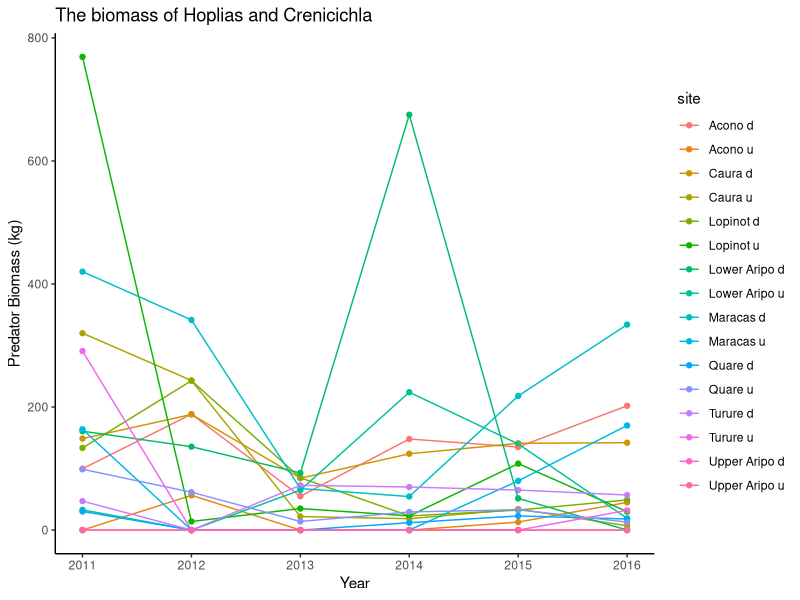
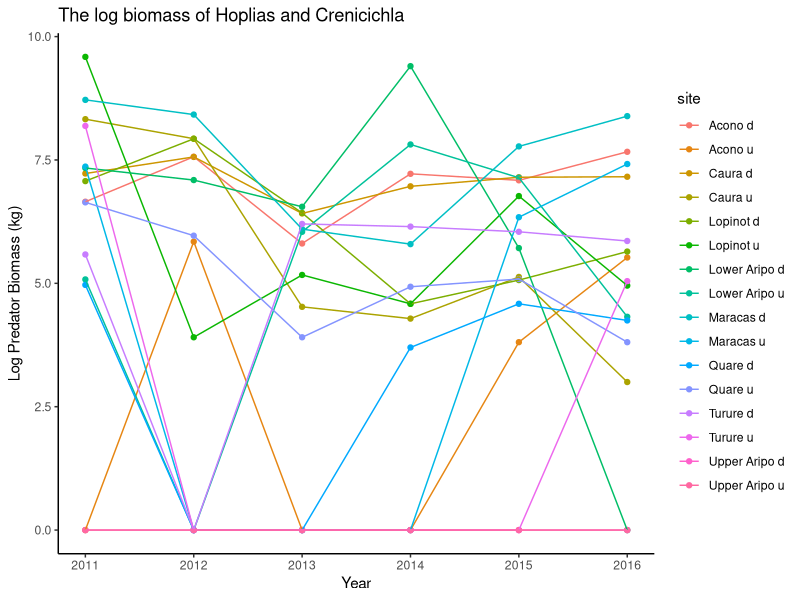
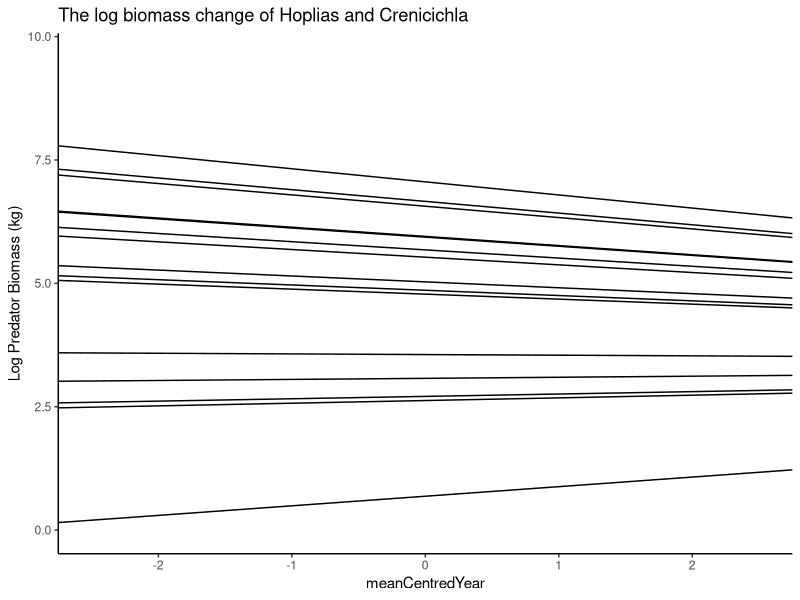
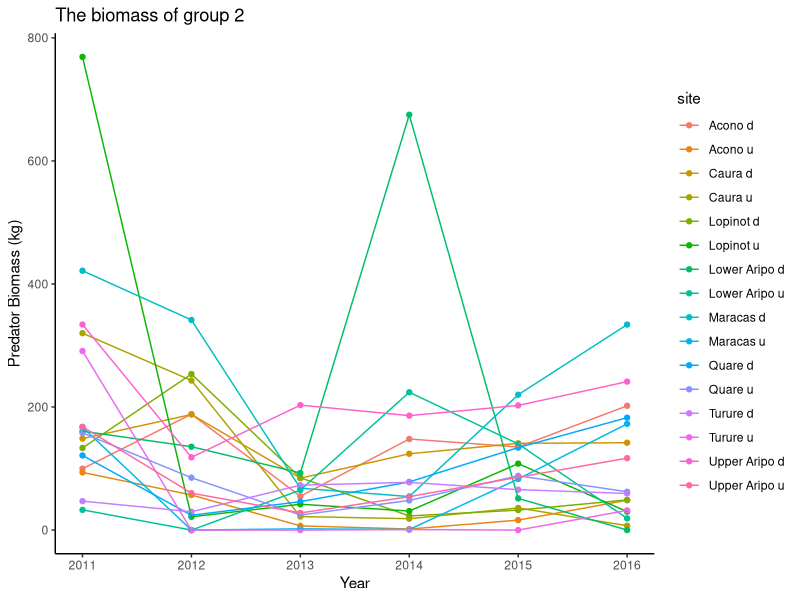
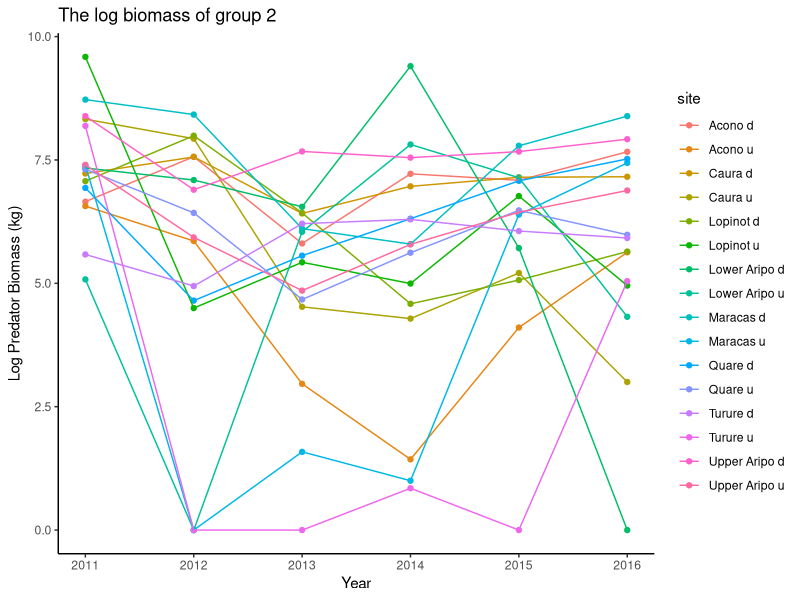
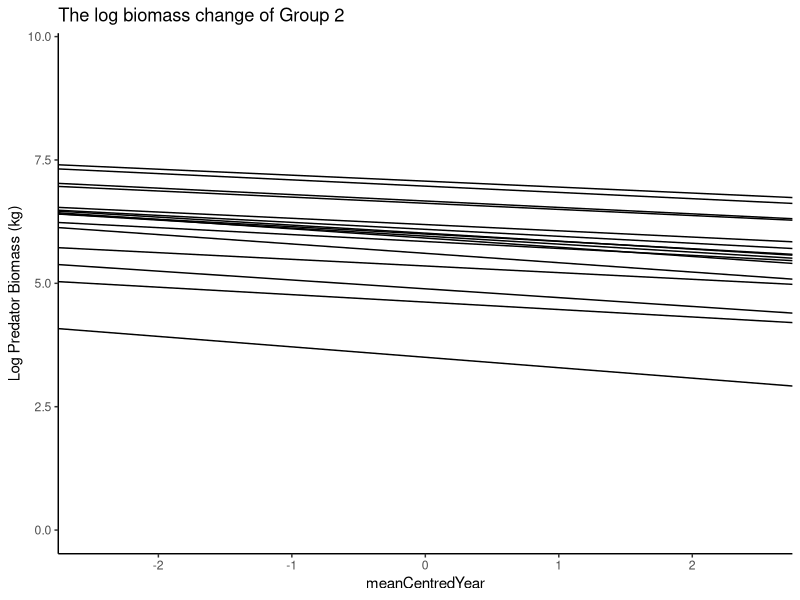
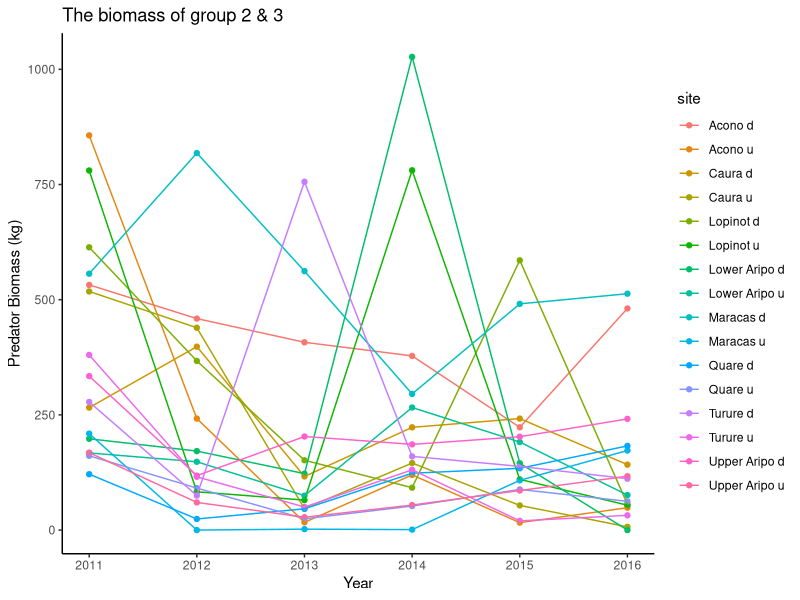
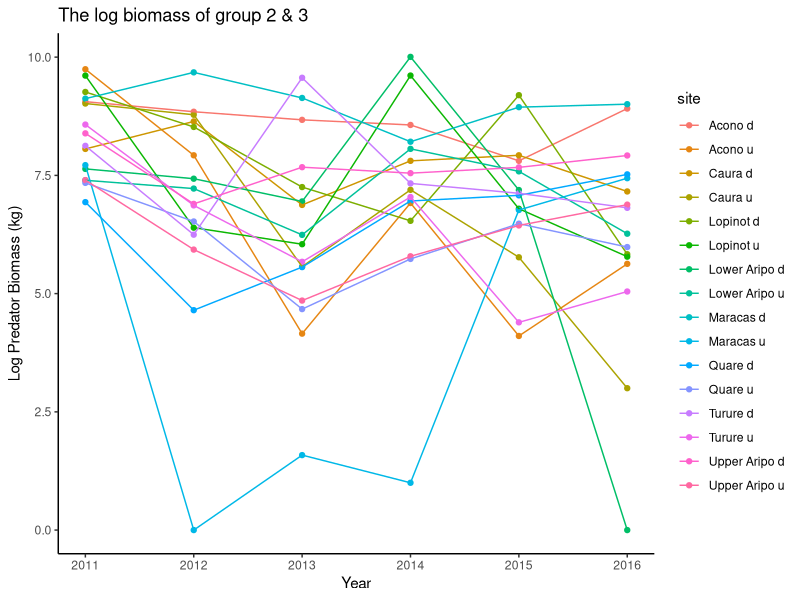

The R script that drew these images, in order:
## ---- chunk 1
setwd("C:\\Users\\faj\\Documents\\OneDrive for Business\\research\\FishPredation\\Data")

library(dplyr)
library(tidyr)
library(ggplot2)
library(lme4)
library(lsmeans)
library(pbkrtest)

#preparing data 

fishDataAll <- read.csv("Fish data June 2017.csv")
head(fishDataAll)
str(fishDataAll)


selectMonths <- c("07", "08")# i am selecting out these months because then i can use the last timepoint 


#select data from only the July and Auguest, and remove first year 
SelectData <- fishDataAll %>% 
	separate(date, c("Day", "Month", "Year"), sep = "/") %>%
	filter(Year != 2010)%>%
	filter(Month %in% selectMonths)

fishData <- data.frame(SelectData)

#calculate biomass
fishData$TotBiomass <- (fishData$numbercaught + fishData$numberseen)* fishData$weight

#calculating percentage abundance
TotBioSite<- fishData %>% 
	group_by(site, Year) %>%
	summarise(BiomasSiteSum = sum(TotBiomass, na.rm=TRUE))

siteBiomass <- data.frame(TotBioSite)

## ---- chunk 2
#Narrow

#sum biomass per site and year
predatorsBioN <- fishData %>% 
	filter(species == "Hoplias malabaricus" | species == "Crenicichla frenata") %>%
	group_by(site, Year) %>%
	summarise(BiomassSum = sum(TotBiomass))

predatorsBio <- data.frame(predatorsBioN)
predatorsBio$Year <- as.numeric(predatorsBio$Year)
siteBiomass$Year <- as.numeric(siteBiomass$Year)

FishDataTot <- merge(siteBiomass, predatorsBio, by = c("site" ,"Year"),all=TRUE) # this makes sure i 
#know what years had no predators recoreded in 
head(FishDataTot)
FishDataTot$BiomassSum[is.na(FishDataTot$BiomassSum)] <- 0

#add mean centered year for further analysis
meanYear <-summarise(FishDataTot, meanYear = mean(Year)) 
FishDataTot$meanYear <- meanYear[1,]
FishDataTot$meanCentredYear <-  FishDataTot$Year - FishDataTot$meanYear	

FishDataTot$LogBiomass <- log2(FishDataTot$BiomassSum + 1)

## ---- chunk 3
BioPlot <- ggplot(FishDataTot, aes(x = Year, y = BiomassSum, col = site, group = site))
BioPlot + geom_point() +
	geom_line() +
	theme_classic() +
	labs(title="The biomass of Hoplias and Crenicichla", y = "Predator Biomass (kg)")

BioPlotLog <- ggplot(FishDataTot, aes(x = Year, y = LogBiomass, col = site, group = site))
BioPlotLog + geom_point() +
	geom_line() +
	theme_classic() +
	labs(title="The log biomass of Hoplias and Crenicichla", y = "Log Predator Biomass (kg)")

## ---- chunk 4
bioMLog <- lmer(LogBiomass ~ meanCentredYear + (meanCentredYear|site), data = FishDataTot)
summary(bioMLog)

#plot slopes of sites
bioMLog_Lines <- coef(bioMLog )$site[c(1:2)] # get slope and intercept of each line in model 3
names(bioMLog_Lines) <- c("intercept", "slope")

m3.plotb <- ggplot(data = FishDataTot, aes(x = meanCentredYear, y = LogBiomass)) # plot of model with varying intercept but not slope, but only main slope shown
m3.plotb + geom_blank() + 
	theme_classic() + 
	geom_abline(slope =bioMLog_Lines$slope, intercept = bioMLog_Lines$intercept) +
	labs(title="The log biomass change of Hoplias and Crenicichla", y = "Log Predator Biomass (kg)")

## ---- chunk 5
#Middle

#sum biomass per site and year
predatorsBioNm <- fishData %>% 
	filter(species == "Hoplias malabaricus" | species == "Crenicichla frenata" | 
		species == "Gymnotus carapo"| species ==  "Rivulus hartii") %>%
	group_by(site, Year) %>%
	summarise(BiomassSum = sum(TotBiomass))

predatorsBiom <- data.frame(predatorsBioNm)
predatorsBiom$Year <- as.numeric(predatorsBiom$Year)
siteBiomass$Year <- as.numeric(siteBiomass$Year)

FishDataTotm <- merge(siteBiomass, predatorsBiom, by = c("site" ,"Year"),all=TRUE) # this makes sure i 
#know what years had no predators recoreded in 
head(FishDataTotm)
FishDataTotm$BiomassSum[is.na(FishDataTotm$BiomassSum)] <- 0

#add mean centered year for further analysis
meanYear <-summarise(FishDataTotm, meanYear = mean(Year)) 
FishDataTotm$meanYear <- meanYear[1,]
FishDataTotm$meanCentredYear <-  FishDataTotm$Year - FishDataTotm$meanYear	

FishDataTotm$LogBiomass <- log2(FishDataTotm$BiomassSum + 1)
## ---- chunk 6
BioPlotm <- ggplot(FishDataTotm, aes(x = Year, y = BiomassSum, col = site, group = site))
BioPlotm + geom_point() +
	geom_line() +
	theme_classic() +
	labs(title="The biomass of group 2", y = "Predator Biomass (kg)")

BioPlotLogm <- ggplot(FishDataTotm, aes(x = Year, y = LogBiomass, col = site))
BioPlotLogm + geom_point() +
	geom_line() +
	theme_classic() +
	labs(title="The log biomass of group 2", y = "Log Predator Biomass (kg)")

## ---- chunk 7
bioMLogm <- lmer(LogBiomass ~ meanCentredYear + (meanCentredYear|site), data = FishDataTotm)
summary(bioMLogm)

#plot slopes of sites
bioMLog_Linesm <- coef(bioMLogm)$site[c(1:2)] # get slope and intercept of each line in model 3
names(bioMLog_Linesm) <- c("intercept", "slope")

m3.plotbm <- ggplot(data = FishDataTotm, aes(x = meanCentredYear, y = LogBiomass)) # plot of model with varying intercept but not slope, but only main slope shown
m3.plotbm + geom_blank() + 
	theme_classic() + 
	geom_abline(slope =bioMLog_Linesm$slope, intercept = bioMLog_Linesm$intercept) +
	labs(title="The log biomass change of Group 2", y = "Log Predator Biomass (kg)")

## ---- chunk 8
#Wide

group12 <- c("Hoplias malabaricus", "Crenicichla frenata", "Gymnotus carapo", "Anablepsoides hartii",
			"Cichlasoma taenia", "Cichlasoma taenia", "Corynopoma riisei", "Roeboides dientonito", 
			"Agonostomus monticola", "Rhamdia quelen", "andinoacara pulcher", "Hemigrammus unilineatus", "Rivulus hartii")

#sum biomass per site and year
predatorsBioNw <- fishData %>% 
	filter(species %in% group12) %>%
	group_by(site, Year) %>%
	summarise(BiomassSum = sum(TotBiomass))

predatorsBiow <- data.frame(predatorsBioNw)
predatorsBiow$Year <- as.numeric(predatorsBiow$Year)
siteBiomass$Year <- as.numeric(siteBiomass$Year)

FishDataTotw <- merge(siteBiomass, predatorsBiow, by = c("site" ,"Year"),all=TRUE) # this makes sure i 
#know what years had no predators recoreded in 
head(FishDataTotw)
FishDataTotw$BiomassSum[is.na(FishDataTotw$BiomassSum)] <- 0

#add mean centered year for further analysis
meanYear <-summarise(FishDataTotw, meanYear = mean(Year)) 
FishDataTotw$meanYear <- meanYear[1,]
FishDataTotw$meanCentredYear <-  FishDataTotw$Year - FishDataTotw$meanYear	

FishDataTotw$LogBiomass <- log2(FishDataTotw$BiomassSum + 1)
## ---- chunk 9
BioPlotw <- ggplot(FishDataTotw, aes(x = Year, y = BiomassSum, col = site, group = site))
BioPlotw + geom_point() +
	geom_line() +
	theme_classic() +
	labs(title="The biomass of group 2 & 3", y = "Predator Biomass (kg)")

BioPlotLogw <- ggplot(FishDataTotw, aes(x = Year, y = LogBiomass, col = site))
BioPlotLogw + geom_point() +
	geom_line() +
	theme_classic() +
	labs(title="The log biomass of group 2 & 3", y = "Log Predator Biomass (kg)")

## ---- chunk 10
bioMLogw <- lmer(LogBiomass ~ meanCentredYear + (meanCentredYear|site), data = FishDataTotw)
summary(bioMLogw)

#plot slopes of sites
bioMLog_Linesw <- coef(bioMLogw)$site[c(1:2)] # get slope and intercept of each line in model 3
names(bioMLog_Linesw) <- c("intercept", "slope")

m3.plotbw <- ggplot(data = FishDataTotw, aes(x = meanCentredYear, y = LogBiomass)) # plot of model with varying intercept but not slope, but only main slope shown
m3.plotbm + geom_blank() + 
	theme_classic() + 
	geom_abline(slope =bioMLog_Linesw$slope, intercept = bioMLog_Linesw$intercept) +
	labs(title="The log biomass change of Group 2", y = "Log Predator Biomass (kg)")
